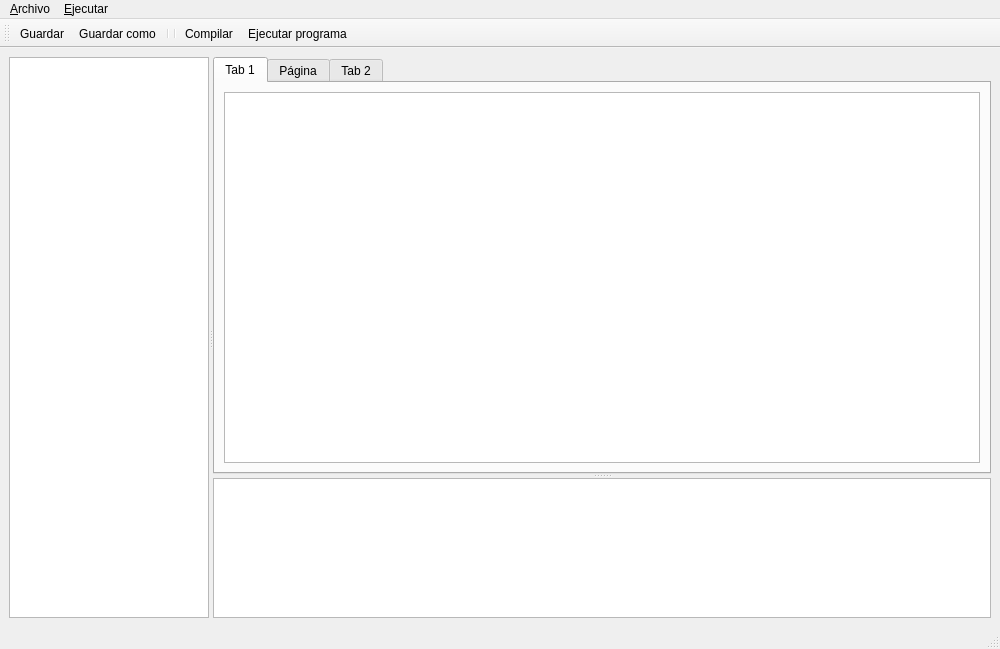
<?xml version="1.0" encoding="UTF-8"?>
<ui version="4.0">
 <class>MainWindow</class>
 <widget class="QMainWindow" name="MainWindow">
  <property name="geometry">
   <rect>
    <x>0</x>
    <y>0</y>
    <width>1000</width>
    <height>649</height>
   </rect>
  </property>
  <property name="windowTitle">
   <string>Axiom IDE</string>
  </property>
  <widget class="QWidget" name="centralwidget">
   <layout class="QHBoxLayout" name="horizontalLayout">
    <item>
     <widget class="QSplitter" name="splitter_2">
      <property name="orientation">
       <enum>Qt::Orientation::Horizontal</enum>
      </property>
      <widget class="QTreeView" name="treeView">
       <property name="maximumSize">
        <size>
         <width>200</width>
         <height>16777215</height>
        </size>
       </property>
      </widget>
      <widget class="QSplitter" name="splitter">
       <property name="orientation">
        <enum>Qt::Orientation::Vertical</enum>
       </property>
       <widget class="QTabWidget" name="tabWidget">
        <property name="minimumSize">
         <size>
          <width>0</width>
          <height>400</height>
         </size>
        </property>
        <property name="currentIndex">
         <number>0</number>
        </property>
        <widget class="QWidget" name="tab">
         <attribute name="title">
          <string>Tab 1</string>
         </attribute>
         <layout class="QHBoxLayout" name="horizontalLayout_2">
          <item>
           <widget class="QPlainTextEdit" name="plainTextEdit_2"/>
          </item>
         </layout>
        </widget>
        <widget class="QWidget" name="tab_3">
         <attribute name="title">
          <string>Página</string>
         </attribute>
         <layout class="QHBoxLayout" name="horizontalLayout_3">
          <item>
           <widget class="QPlainTextEdit" name="plainTextEdit_3"/>
          </item>
         </layout>
        </widget>
        <widget class="QWidget" name="tab_2">
         <attribute name="title">
          <string>Tab 2</string>
         </attribute>
         <layout class="QHBoxLayout" name="horizontalLayout_4">
          <item>
           <widget class="QPlainTextEdit" name="plainTextEdit_4"/>
          </item>
         </layout>
        </widget>
       </widget>
       <widget class="QPlainTextEdit" name="plainTextEdit">
        <property name="maximumSize">
         <size>
          <width>16777215</width>
          <height>140</height>
         </size>
        </property>
       </widget>
      </widget>
     </widget>
    </item>
   </layout>
  </widget>
  <widget class="QMenuBar" name="menubar">
   <property name="geometry">
    <rect>
     <x>0</x>
     <y>0</y>
     <width>1000</width>
     <height>27</height>
    </rect>
   </property>
   <widget class="QMenu" name="menu_Archivo">
    <property name="title">
     <string>&amp;Archivo</string>
    </property>
    <addaction name="action_Nuevo_archivo"/>
    <addaction name="action_Abrir_archivo"/>
    <addaction name="action_Guardar"/>
    <addaction name="action_Guardar_como_2"/>
    <addaction name="separator"/>
    <addaction name="action_Salir_2"/>
   </widget>
   <widget class="QMenu" name="menu_Ejecutar">
    <property name="title">
     <string>&amp;Ejecutar</string>
    </property>
    <addaction name="action_Compilar"/>
    <addaction name="action_Ejecutar_programa"/>
    <addaction name="action_Compilar_y_Ejecutar"/>
   </widget>
   <addaction name="menu_Archivo"/>
   <addaction name="menu_Ejecutar"/>
  </widget>
  <widget class="QStatusBar" name="statusbar"/>
  <widget class="QToolBar" name="toolBar">
   <property name="windowTitle">
    <string>toolBar</string>
   </property>
   <attribute name="toolBarArea">
    <enum>TopToolBarArea</enum>
   </attribute>
   <attribute name="toolBarBreak">
    <bool>false</bool>
   </attribute>
   <addaction name="action_Guardar"/>
   <addaction name="action_Guardar_como_2"/>
   <addaction name="separator"/>
   <addaction name="separator"/>
   <addaction name="action_Compilar"/>
   <addaction name="action_Ejecutar_programa"/>
  </widget>
  <action name="action_Nuevo_archivo">
   <property name="icon">
    <iconset theme="QIcon::ThemeIcon::DocumentNew"/>
   </property>
   <property name="text">
    <string>&amp;Nuevo archivo</string>
   </property>
  </action>
  <action name="action_Abrir_archivo">
   <property name="icon">
    <iconset theme="QIcon::ThemeIcon::DocumentOpen"/>
   </property>
   <property name="text">
    <string>&amp;Abrir archivo</string>
   </property>
  </action>
  <action name="action_Guardar">
   <property name="icon">
    <iconset theme="QIcon::ThemeIcon::DocumentSave"/>
   </property>
   <property name="text">
    <string>&amp;Guardar</string>
   </property>
  </action>
  <action name="action_Salir">
   <property name="text">
    <string>&amp;Salir</string>
   </property>
  </action>
  <action name="action_Compilar">
   <property name="icon">
    <iconset theme="applications-development"/>
   </property>
   <property name="text">
    <string>&amp;Compilar</string>
   </property>
  </action>
  <action name="action_Ejecutar_programa">
   <property name="icon">
    <iconset theme="system-run"/>
   </property>
   <property name="text">
    <string>&amp;Ejecutar programa</string>
   </property>
  </action>
  <action name="action_Compilar_y_Ejecutar">
   <property name="text">
    <string>&amp;Compilar y Ejecutar</string>
   </property>
  </action>
  <action name="action_Guardar_como">
   <property name="text">
    <string>&amp;Guardar como</string>
   </property>
  </action>
  <action name="action_Guardar_como_2">
   <property name="icon">
    <iconset theme="QIcon::ThemeIcon::DocumentSaveAs"/>
   </property>
   <property name="text">
    <string>&amp;Guardar como</string>
   </property>
  </action>
  <action name="action_Salir_2">
   <property name="icon">
    <iconset theme="QIcon::ThemeIcon::GoHome"/>
   </property>
   <property name="text">
    <string>&amp;Salir</string>
   </property>
  </action>
 </widget>
 <resources/>
 <connections/>
</ui>
